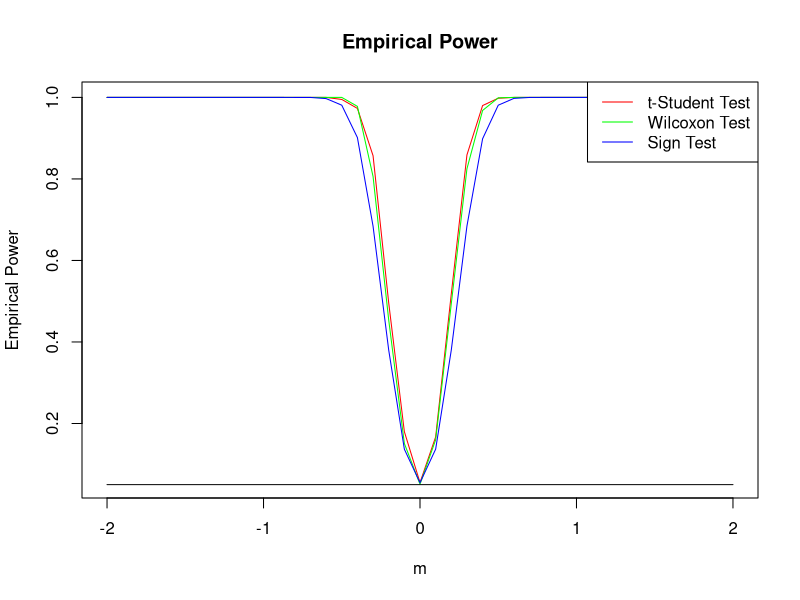
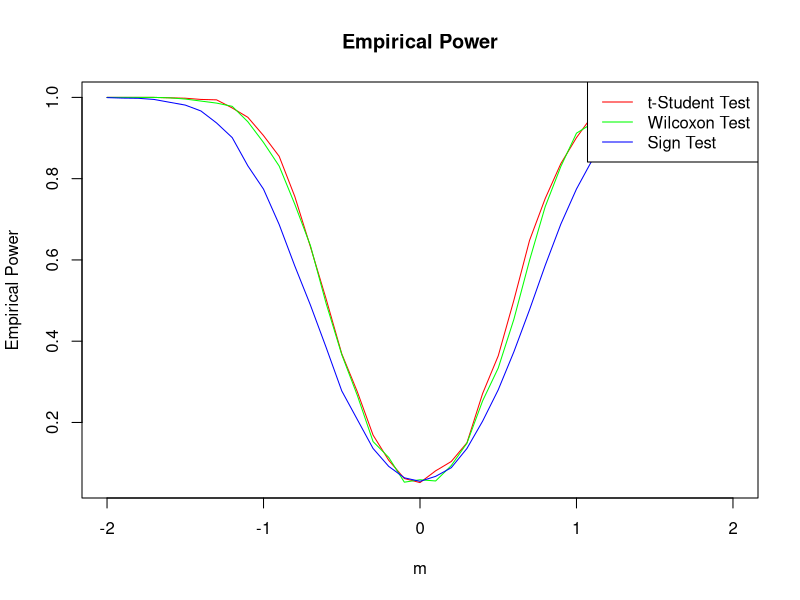
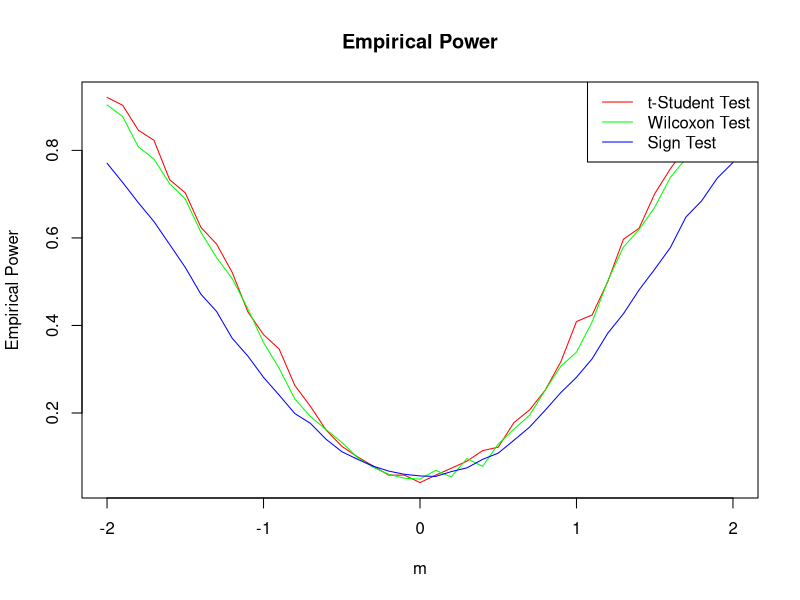

Write R code to recreate these figures, in order.
# Testujemy: $H_0: m = 0$ przeciwko alternatywie $H_1: m \neq 0$
# X- rozkład normalny 

#Test studenta

# P- wartość dla testu Tstudenta:


tstudenttest <- function(m, n, sigma ) {
  
  X <- rnorm(n, m, sigma)
  T <- sqrt(1/n) * (sum(X - 0)) / sqrt(sum((X - mean(X))^2) / (n - 1))
  P <- 2 * (1 - pt(abs(T), df = n - 1))
  
  return(P)
}

tstudenttest(0,50,1)

# Moc empiryczna w teście Tstudenta:


power_tstudent <- function(m, n, sigma) {
  num_simulations <- 1000  # liczba symulacji
  power <- 0
  
  for (i in 1:num_simulations) {
    
    X <- rnorm(n, m, sigma)
    T <- sqrt(1/n) * (sum(X - 0)) / sqrt(sum((X - mean(X))^2) /     (n - 1))
    P <- 2 * (1 - pt(abs(T), df = n - 1))
    if(P<0.05) power <- power+1
  }
  power <- power/num_simulations
  return(power)
}




# Test Wilcoxona

# P- wartość dla testu Wilcoxona:

testWilcoxona <- function(m,n,sigma){
  
  X <- rnorm(n, m, sigma)
  R<-rank(abs(X),ties.method = "random")
  M <- 0
  for(i in 1:n)
  {
    if(X[i]>0){M=M+R[i]}
  }
  M=M/n
  W <- (M-(n+1)/4)/sqrt((n+1)*(2*n+1)/(24*n))
  P <- 2*(1-pnorm(abs(W),0,1))
  return(P)
}
testWilcoxona(0,50,1)


# Dokładna P-wartość obliczona metodą MC:


testWilcoxonaMC <- function(m,n,sigma){
  X<- rnorm(n,m,sigma)
  R<-rank(abs(X),ties.method = "random")
  M <- 0
  for(i in 1:n)
  {
    if(X[i]>0){M=M+R[i]}
  }
  M=M/n
  W<-(M-(n+1)/4)/sqrt((n+1)*(2*n+1)/(24*n))
  WMC<-c()
  MC<-100000
  for (k in 1:MC)
  {
    ZMC <- runif(n,-1,1)
    RMC<-rank(abs(ZMC))
    MMC<-0
    for(i in 1:n)
    {
      if(ZMC[i]>0){MMC=MMC+RMC[i]}
    }
    MMC=MMC/n
    WMC[k]<-(MMC-(n+1)/4)/sqrt((n+1)*(2*n+1)/(24*n))
  }
  pMC<-0
  for (k in 1:MC)
  {
    if(abs(WMC[k])>=abs(W)){pMC=pMC+1}
  }
  pMC=pMC/MC
  pMC 
  return(pMC)
}

testWilcoxonaMC(0,50,1)



# Moc empiryczna w teście Wilcoxona:


power_Wilcoxon <- function(m, n, sigma) {
  num_simulations <- 1000  # liczba symulacji
  power <- 0
  for (i in 1:num_simulations) {
    X <- rnorm(n, m, sigma)
    R <- rank(abs(X), ties.method = "random")
    M <- sum(R * (X > 0)) / n
    W <- (M - (n + 1) / 4) / sqrt((n + 1) * (2 * n + 1) / (24 * n))
    p <- 2*(1-pnorm(abs(W)))
    if(p<0.05) power <- power+1
  }
  power <- power/num_simulations
  return(power)
}
power_Wilcoxon(0,50,1)


# Test znaków



#P- wartość dla testu Znaków:

testZnakow <- function(m,n,sigma,p){
  
  X <- rnorm(n, m, sigma)
  M <- 0
  for(i in 1:n)
  {
    if(X[i]>0){M=M+1}
  }
  M=M/n
  S<-sqrt(n)*(M-(1-p))/sqrt(p*(1-p))
  P <- 2*(1- pnorm(abs(S),0,1))
  return(P)
}
testZnakow(0,50,1,0.5)


# Dokładna P-wartość obliczona metodą MC:


testZnakowMC <- function(m,n,sigma,p){
  X <- rnorm(n,m,sigma)
  M <- 0
  for(i in 1:n)
  {
    if(X[i]>0){M=M+1}
  }
  M=M/n
  S<-sqrt(n)*(M-(1-p))/sqrt(p*(1-p))
  SMC<-c()
  MC<-1000
  for (k in 1:MC)
  {
    ZMC <- runif(n,-p,1-p)
    MMC<-0
    for(i in 1:n)
    {
      if(ZMC[i]>0){MMC=MMC+1}
    }
    MMC=MMC/n
    SMC[k]<-sqrt(n)*(MMC-(1-p))/sqrt(p*(1-p))
  }
  pMC<-0
  for (k in 1:MC)
  {
    if(SMC[k]>=S){pMC=pMC+1}
  }
  pMC=pMC/MC
  return(pMC)
}
testZnakowMC(0,50,1, 0.5)



# Moc empiryczna w teście Znaków:

power_Sign<- function(m, n, sigma,p) {
  num_simulations <- 10000  # liczba symulacji
  power <- 0
  for (i in 1:num_simulations) {
    X <- rnorm(n, m, sigma)
    M <- 0
    for(i in 1:n)
    {
      if(X[i]>0){M=M+1}
    }
    M=M/n
    S<-sqrt(n)*(M-(1-p))/sqrt(p*(1-p))
    P <- 2*(1- pnorm(abs(S),0,1))
    if(P<0.05) power <- power+1
  }
  power <- power/num_simulations
  return(power)
}
power_Sign(0,50,1,0.5)

# Wykresy mocy empirycznych dla 𝑛 = 50, 𝜎 = 1,3,6 w zależności od 𝑚 na przedziale [−2 , 2]
m_values <- seq(-2, 2, by = 0.1)
m_values <- seq(-2, 2, by = 0.1)
values = m_values - m_values +0.05
n <- 100
p <- 0.5


sigma <- 1
power_values1 <- sapply(m_values, function(m) power_tstudent(m, n, sigma))

power_values2 <- sapply(m_values, function(m) power_Wilcoxon(m, n, sigma))

power_values3 <- sapply(m_values, function(m) power_Sign(m, n, sigma,p))

plot(m_values, power_values1, type = "l", col = "red",
     xlab = "m", ylab = "Empirical Power",
     main = "Empirical Power")
lines(m_values, power_values2, type = "l", col = "green")
lines(m_values, power_values3, type = "l", col = "blue")
lines(m_values ,values)
legend("topright", legend = c("t-Student Test", "Wilcoxon Test", "Sign Test"), col = c("red", "green","blue"), lty = 1)



sigma <- 3
power_values1 <- sapply(m_values, function(m) power_tstudent(m, n, sigma))

power_values2 <- sapply(m_values, function(m) power_Wilcoxon(m, n, sigma))

power_values3 <- sapply(m_values, function(m) power_Sign(m, n, sigma,p))

plot(m_values, power_values1, type = "l", col = "red",
     xlab = "m", ylab = "Empirical Power",
     main = "Empirical Power")
lines(m_values, power_values2, type = "l", col = "green")
lines(m_values, power_values3, type = "l", col = "blue")

legend("topright", legend = c("t-Student Test", "Wilcoxon Test", "Sign Test"), col = c("red", "green","blue"), lty = 1)



sigma <- 6
power_values1 <- sapply(m_values, function(m) power_tstudent(m, n, sigma))

power_values2 <- sapply(m_values, function(m) power_Wilcoxon(m, n, sigma))

power_values3 <- sapply(m_values, function(m) power_Sign(m, n, sigma,p))

plot(m_values, power_values1, type = "l", col = "red",
     xlab = "m", ylab = "Empirical Power",
     main = "Empirical Power")
lines(m_values, power_values2, type = "l", col = "green")
lines(m_values, power_values3, type = "l", col = "blue")

legend("topright", legend = c("t-Student Test", "Wilcoxon Test", "Sign Test"), col = c("red", "green","blue"), lty = 1)
